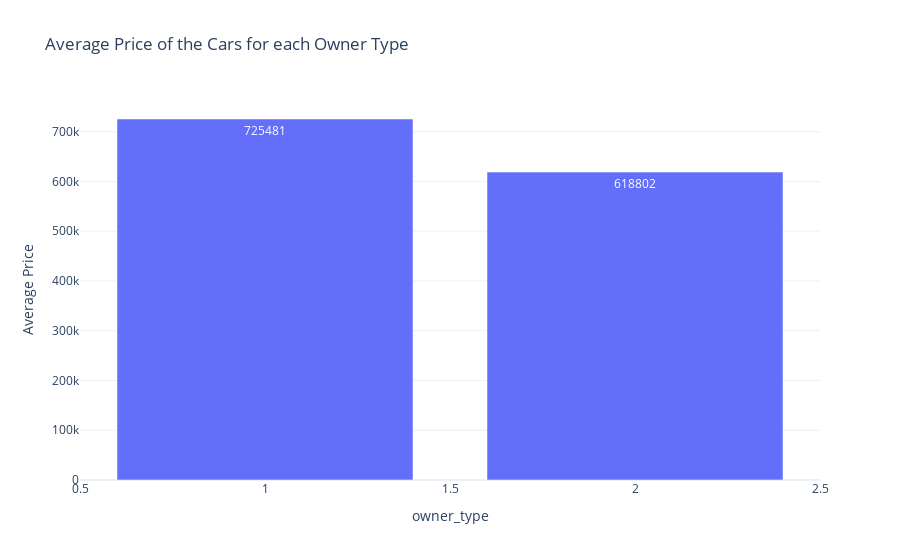

The code cell stored with this chart in its notebook:
### Markdown cell above
## What is the average price of the cars for each owner type?

### Code cell
# What is the average price of the cars for each owner type?

owner_type = df.groupby('owner_type')['price'].mean().astype(int)
print((owner_type).sort_values(ascending=False))    

# create a  figure of this.
fig = px.bar(df.groupby('owner_type')['price'].mean().astype(int),
             x=df.groupby('owner_type')['price'].mean().astype(int).index,
             y=df.groupby('owner_type')['price'].mean().astype(int).values,
             title='Average Price of the Cars for each Owner Type',
             labels={'x':'owner_type','y':'Average Price'},
             text=df.groupby('owner_type')['price'].mean().astype(int).values,
             template='plotly_white')
fig.show()

# save this figure in this ipynb file
# fig.write_image('Average Price of the Cars for each Owner Type.png')
from IPython.display import Image
Image(filename='Average Price of the Cars for each Owner Type.png')

### Figure 1 — Plotly figure (JSON) as saved in the notebook; plotly's stock layout.template omitted (floating-point values rounded to 4 significant figures)
{"data": [{"alignmentgroup": "True", "hovertemplate": "owner_type=%{x}<br>Average Price=%{y}<br>text=%{text}<extra></extra>", "legendgroup": "", "marker": {"color": "#636efa", "pattern": {"shape": ""}}, "name": "", "offsetgroup": "", "orientation": "v", "showlegend": false, "text": [725481, 618802], "textposition": "auto", "type": "bar", "x": [1, 2], "xaxis": "x", "y": [725481, 618802], "yaxis": "y"}], "layout": {"barmode": "relative", "legend": {"tracegroupgap": 0}, "title": {"text": "Average Price of the Cars for each Owner Type"}, "xaxis": {"anchor": "y", "domain": [0, 1], "title": {"text": "owner_type"}}, "yaxis": {"anchor": "x", "domain": [0, 1], "title": {"text": "Average Price"}}}}
